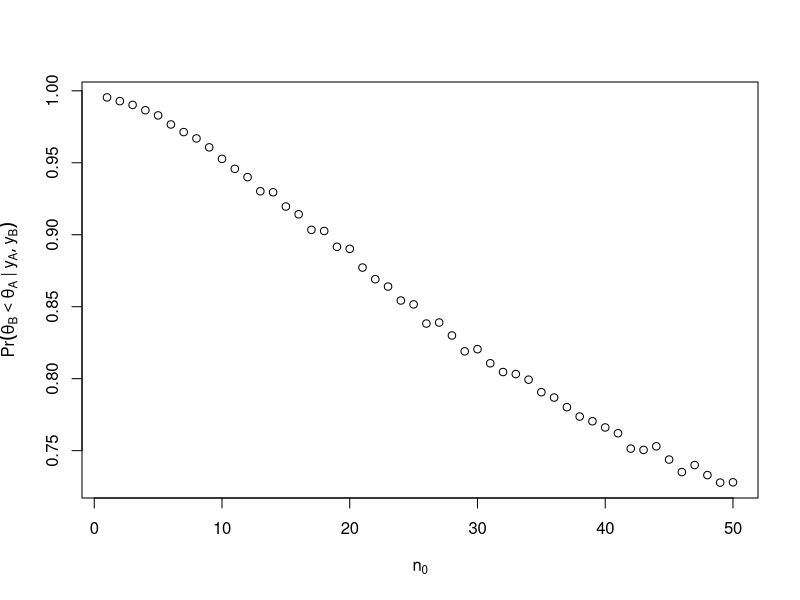
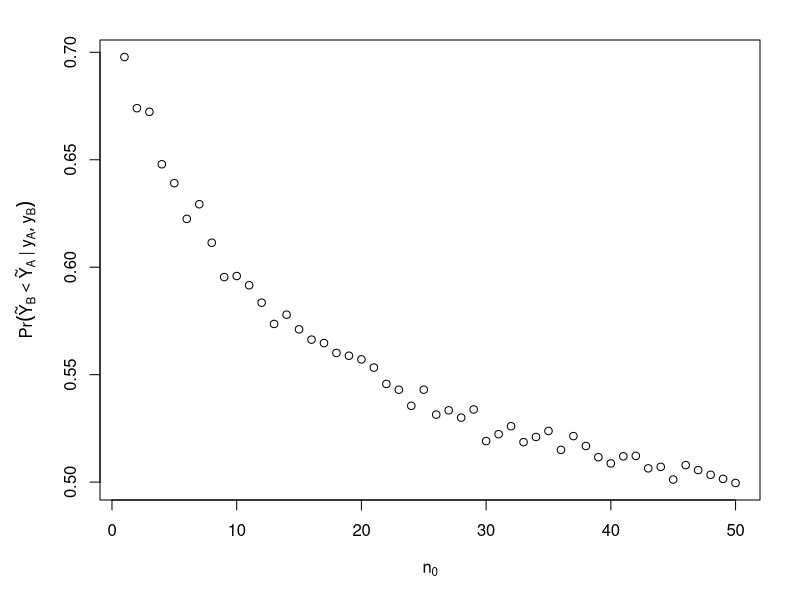

Reproduce these figures in R, in order.
rsize <- 10000


# a --------------------------------------------------

rtheta_a <- rgamma(rsize, 237, 20)
rtheta_b <- rgamma(rsize, 125, 14)

mean(rtheta_b < rtheta_a)


# b --------------------------------------------------

get_rtheta_b <- function(n0) rgamma(rsize, 12 * n0 + 113, n0 + 13)
ratio_a_over_b <- function(n0) mean(get_rtheta_b(n0) < rtheta_a)

ratios <- sapply(1:50, ratio_a_over_b)
plot(1:50, ratios,
     xlab = expression(n[0]),
     ylab = expression(Pr(theta[B] < theta[A] ~ "|" ~ y[A], y[B]))
)


# c --------------------------------------------------

pred_a <- rpois(rsize, rgamma(rsize, 237, 20))
pred_b <- rpois(rsize, rgamma(rsize, 125, 14))

mean(pred_b < pred_a)

get_pred_b <- function(n0) rpois(rsize, rgamma(rsize, 12 * n0 + 113, n0 + 13))
ratio_a_over_b_pred <- function(n0) mean(get_pred_b(n0) < pred_a)

ratios_pred <- sapply(1:50, ratio_a_over_b_pred)

par(mar = c(5, 5, 2, 2))
plot(1:50, ratios_pred,
     xlab = expression(n[0]),
     ylab = expression(Pr(tilde(Y)[B] < tilde(Y)[A] ~ "|" ~ y[A], y[B]))
)
dev.off()
